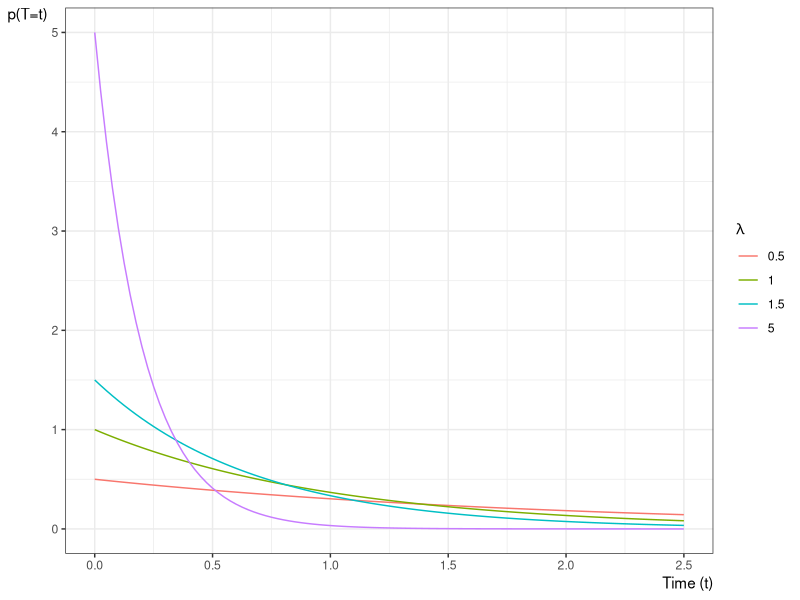

This figure's R source:
## ---- chunk 1
library(ggplot2)
ggplot() +
  geom_function(
    aes(col = "0.5"),
    fun = \(x) dexp(x, rate = 0.5)
  ) +
  geom_function(
    aes(col = "1"),
    fun = \(x) dexp(x, rate = 1)
  ) +
  geom_function(
    aes(col = "1.5"),
    fun = \(x) dexp(x, rate = 1.5)
  ) +
  geom_function(
    aes(col = "5"),
    fun = \(x) dexp(x, rate = 5)
  ) +
  theme_bw() +
  ylab("p(T=t)") +
  guides(col = guide_legend(title = expr(lambda))) +
  xlab("Time (t)") +
  xlim(0, 2.5) +
  theme(
    axis.title.x =
      element_text(
        angle = 0,
        vjust = 1,
        hjust = 1
      ),
    axis.title.y =
      element_text(
        angle = 0,
        vjust = 1,
        hjust = 1
      )
  )
